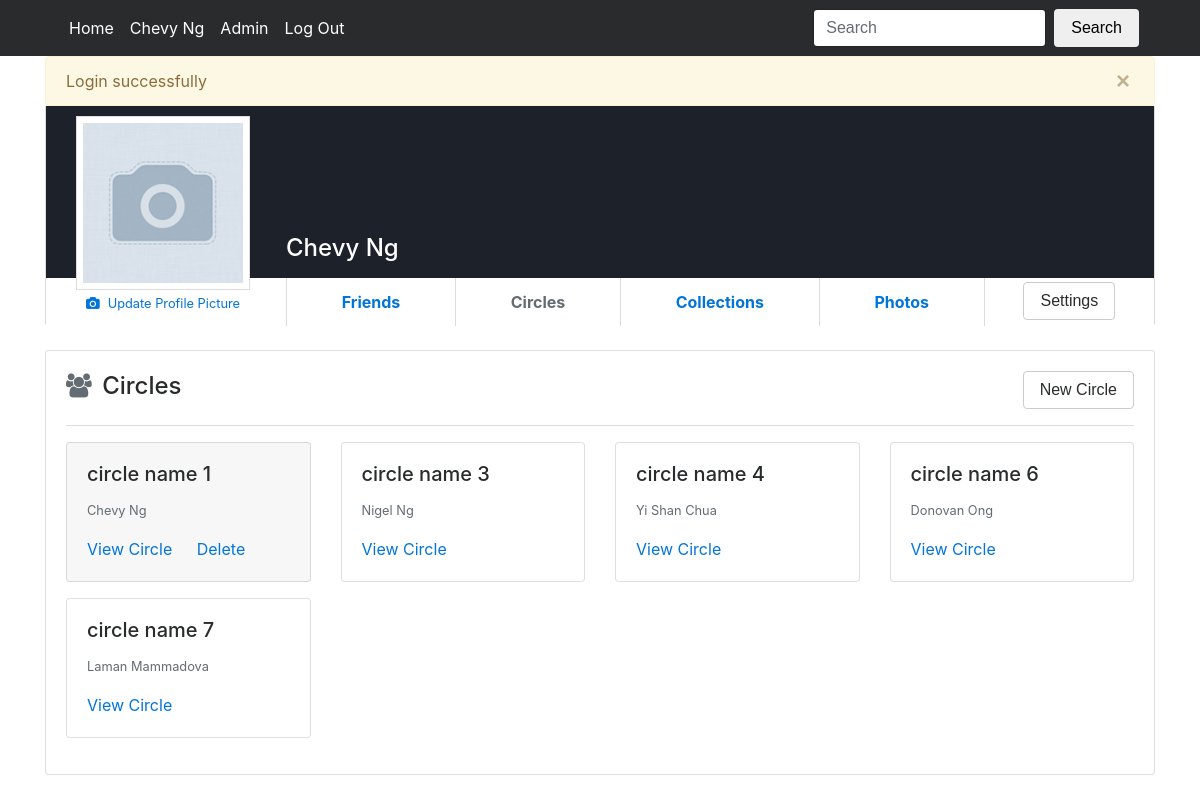
Screenshot of /1/circle (signed in) with the database file from the repository.
### tables this page shows
CREATE TABLE `user` (
	`userID` INT NOT NULL AUTO_INCREMENT,
	`first_name` VARCHAR(255) NOT NULL,
	`last_name` VARCHAR(255) NOT NULL,
	`email` VARCHAR(255) NOT NULL,
	`password` VARCHAR(255) NOT NULL,
	`photo_path` VARCHAR(255) NOT NULL,
	`privacy` TINYINT NOT NULL DEFAULT '1',
	`admin` TINYINT NOT NULL DEFAULT '0',
	`CREATED_AT` TIMESTAMP NOT NULL DEFAULT CURRENT_TIMESTAMP,
	`UPDATED_AT` TIMESTAMP NOT NULL,
	PRIMARY KEY (`userID`),
	UNIQUE (`email`)
);

CREATE TABLE `circle` (
	`circleID` INT NOT NULL AUTO_INCREMENT,
	`userID` INT NOT NULL,
	`name` VARCHAR(255) NOT NULL,
	`CREATED_AT` TIMESTAMP NOT NULL DEFAULT 0,
	`UPDATED_AT` TIMESTAMP on update CURRENT_TIMESTAMP NOT NULL DEFAULT CURRENT_TIMESTAMP,
	PRIMARY KEY (`circleID`),
	FOREIGN KEY (`userID`) REFERENCES `user`(`userID`) ON DELETE CASCADE ON UPDATE CASCADE
);

### application/controller/circle_controller.php (called while the page is built, shortened)
<?php
require_once APP . 'model/user.php';
require_once APP . 'model/circle.php';
class CircleController
{
  function __construct()
  {
    if (isset($_SESSION['current_user'])) {
      $this->current_user = $_SESSION['current_user'];
      $this->current_userID = $_SESSION['current_user']->userID;
    }
  }
  public function user_index($circle_userID)
  {
    $model = new User();
    $user = $model->find_by_id($circle_userID);
    $model = new Circle();
    $circlesAdmin = $model->find_user_circle_admin($circle_userID);
    $circlesMember = $model->find_user_circle_member($circle_userID);
    require APP . 'view/_templates/header.php';
    require APP . 'view/circles/index.php';
    require APP . 'view/_templates/footer.php';
  }
}
?>

### public/index.php (called while the page is built, shortened)
<?php
require APP . 'libs/helper.php';
require APP . 'core/application.php';
$app = new Application();
?>

### application/core/model.php (called while the page is built, shortened)
<?php
class Model
{
  private function openDatabaseConnection()
  {
    $options = array(PDO::ATTR_DEFAULT_FETCH_MODE => PDO::FETCH_OBJ, PDO::ATTR_ERRMODE => PDO::ERRMODE_WARNING);
    $this->db = new PDO(DB_TYPE . ':host=' . DB_HOST . ';dbname=' . DB_NAME . ';charset=' . DB_CHARSET, DB_USER, DB_PASS, $options);
  }
}
?>

### application/model/user.php (called while the page is built, shortened)
<?php
require_once APP . 'core/model.php';
class User extends Model
{
  public function find_by_id($userID)
  {
    $sql = "SELECT first_name, last_name, userID, email, password, privacy, photo_path
            FROM user
            WHERE userID = :userID
            LIMIT 1";
    $query = $this->db->prepare($sql);
    $params = array(':userID' => $userID);
    $query->execute($params);
    return $query->fetch();
  }
}
?>

### application/libs/helper.php (called while the page is built, shortened)
<?php
function user_name($userID)
{
    require_once APP . 'model/user.php';
    $model = new User();
    $user = $model->find_by_id($userID);
    if ($user) {
        return $user->first_name . ' ' . $user->last_name;
    }
    return null;
}
function can_access_user($current_userID, $target_userID)
{
    require_once APP . 'model/user.php';
    return true;
}
function is_admin($current_userID)
{
    require_once APP . 'model/admin.php';
    $model = new Admin();
    return $model->is_admin($current_userID);
}
?>

### application/model/admin.php (called while the page is built, shortened)
<?php
require_once APP . 'core/model.php';
class Admin extends Model
{
  public function is_admin($userID)
  {
    $sql = "SELECT userID
            FROM user
            WHERE userID = :userID AND admin = '1'
            LIMIT 1";
    $query = $this->db->prepare($sql);
    $params = array(':userID' => $userID);
    $query->execute($params);
    return $query->fetch();
  }
}
?>

### application/model/circle.php (called while the page is built, shortened)
<?php
require_once APP . 'core/model.php';
class Circle extends Model
{
  public function find_user_circle_admin($userID)
  {
    $sql = "SELECT *
            FROM circle
            WHERE userID = :userID";
    $query = $this->db->prepare($sql);
    $params = array(':userID' => $userID);
    $query->execute($params);
    return $query->fetchAll();
  }
  public function find_user_circle_member($userID)
  {
    $sql = "SELECT c.*
            FROM circle as c, circleFriends as cf
            WHERE cf.userID = :userID
              AND cf.circleID = c.circleID
              AND c.circleID NOT IN (
                SELECT circleID
                FROM circle
                WHERE userID = :userID
              )";
    $query = $this->db->prepare($sql);
    $params = array(':userID' => $userID);
    $query->execute($params);
    return $query->fetchAll();
  }
}
?>

### application/view/circles/index.php (the view, shortened to what this page needs)
<?php require APP . 'view/users/profile_header.php'; ?>
<div class="card">
  <div class="card-block">
    <div class="row align-items-center">
      <div class="col-10"><h4><i class="fa fa-users mr-1 text-muted" aria-hidden="true"></i> Circles</h4></div>
      <div class="col-2 text-right">
        <?php if ($user->userID == $this->current_userID) { ?>
          <button type="button" class="btn btn-secondary" data-toggle="modal" data-target="#newCircleModal">
            New Circle
          </button>
        <?php } ?>
      </div>
    </div>
    <div class="mt-3 mb-3" style="border-top: 1px solid #DDD;"></div>
    <?php if ( (count($circlesAdmin) + count($circlesMember))  == 0) { ?>
      <p class="pl-1 pr-1 m-0"><?php echo user_name($user->userID) ?> not in any Circle.</p>
    <?php } else { ?>
      <div class="row align-items-top">
        <?php if (count($circlesAdmin) > 0) { ?>
          <?php foreach ($circlesAdmin as $circle) { ?>
            <div class="col-3">
              <div class="card mb-3 bg-faded">
                <div class="card-block">
                  <h5 class="card-title"><?php echo $circle->name ?></h5>
                  <p class="card-text">
                    <small class="text-muted">
                      <?php echo user_name($circle->userID) ?>
                    </small>
                  </p>
                  <a href="<?php echo URL; ?>circle/<?php echo $circle->circleID ?>" class="card-link">View Circle</a>
                  <?php if ($this->current_userID == $circle->userID) { ?>
                    <a href="<?php echo URL; ?>circle/delete?circleID=<?php echo $circle->circleID ?>" class="card-link">Delete</a>
                  <?php } ?>
                </div>
              </div>
            </div>
          <?php } ?>
        <?php } ?>
        <?php if (count($circlesMember) > 0) { ?>
          <?php foreach ($circlesMember as $circle) { ?>
            <div class="col-3">
              <div class="card mb-3">
                <div class="card-block">
                  <h5 class="card-title"><?php echo $circle->name ?></h5>
                  <p class="card-text">
                    <small class="text-muted">
                      <?php echo user_name($circle->userID) ?>
                    </small>
                  </p>
                  <a href="<?php echo URL; ?>circle/<?php echo $circle->circleID ?>" class="card-link">View Circle</a>
                </div>
              </div>
            </div>
          <?php } ?>
        <?php } ?>
      </div>
    <?php } ?>
  </div>
</div>

### application/view/_templates/header.php (shortened to what this page needs)
<!DOCTYPE html>
<html lang="en">
<head>
  <link rel="stylesheet" href="<?php echo URL ?>css/bootstrap.min.css">
  <link rel="stylesheet" href="<?php echo URL ?>fonts/font-awesome/css/font-awesome.min.css">
</head>
<body>
<div class="bg-inverse">
  <div class="container">
  <nav class="navbar navbar-toggleable-md navbar-inverse bg-inverse">
    <div class="collapse navbar-collapse" id="navbarSupportedContent">
      <ul class="navbar-nav mr-auto">
        <li class="nav-item">
          <a class="nav-link active" href="<?php echo URL ?>">Home</a>
        </li>
        <?php if (isset($_SESSION['current_user'])) { ?>
          <li class="nav-item">
            <a class="nav-link active" href="<?php echo URL . $this->current_userID ?>">
              <?php echo $this->current_user->first_name . ' ' . $this->current_user->last_name ?>
            </a>
          </li>
          <?php if (is_admin($this->current_userID)) { ?>
            <li class="nav-item">
              <a class="nav-link active" href="<?php echo URL ?>admin">Admin</a>
            </li>
          <?php } ?>
          <li class="nav-item">
            <a class="nav-link active" href="<?php echo URL ?>logout">Log Out</a>
          </li>
          </ul>
          <?php require APP . 'view/search/form.php' ?>
        <?php } ?>
    </div>
  </nav>
  </div>
</div>
<div class="container pb-5">
<?php if (isset($_SESSION['message'])) { ?>
<div class="alert alert-warning alert-dismissible fade show mb-0" role="alert">
  <button type="button" class="close pl-1 pr-1" style="top:0;right:0;padding:0;" data-dismiss="alert" aria-label="Close">
    <span aria-hidden="true">&times;</span>
  </button>
  <?php echo $_SESSION['message'] ?>
</div>
<?php } ?>

### application/view/users/profile_header.php (shortened to what this page needs)
<div class="row align-items-end mb-4 ml-0 mr-0 rounded-bottom" style="border:1px solid #ddd; border-top:0; height: 220px; background: #1d2129;">
  <div style="position:relative;z-index:1;left:30px;top:10px;" class="small">
    <div style="background:white;padding:6px;border:1px solid #ddd;">
      <img style="width:160px;height:160px;object-fit:cover;" src="<?php echo $user->photo_path ?>" onError="this.src ='<?php echo URL; ?>images/missing.jpg'" />
    </div>
    <?php if($user->userID == $this->current_userID) { ?>
      <form class="text-center" action="<?php echo URL ?>user/upload" method="post" enctype="multipart/form-data">
        <label class="label text-primary" style="cursor: pointer;">
            <i class="fa fa-camera mt-2 mr-2" aria-hidden="true"></i>Update Profile Picture
        </label>
      </form>
    <?php } ?>
  </div>
  <div style="margin-top:-76px;z-index:0;width: 100%">
    <div style="padding-left:240px;width:100%;">
      <h4 class="mb-3" >
        <a style="color:white;" href="<?php echo URL . $user->userID ?>"><?php echo $user->first_name ?> <?php echo $user->last_name ?></a>
      </h4>
    </div>
    <div style="padding-left:240px;width:100%;background:white;">
      <ul class="nav nav-fill" style="border-left: 1px solid #ddd;">
        <li class="nav-item py-1" style="border-right: 1px solid #ddd; font-weight:bold">
          <a class="nav-link <?php echo '' . (!isset($friend_userID) ? : 'text-muted') ?>" href="<?php echo URL . $user->userID ?>/friend">
            Friends
          </a>
        </li>
        <li class="nav-item py-1" style="border-right: 1px solid #ddd; font-weight:bold">
          <a class="nav-link <?php echo '' . (!isset($circle_userID) ? : 'text-muted') ?>" href="<?php echo URL . $user->userID ?>/circle">
            Circles
          </a>
        </li>
        <li class="nav-item py-1" style="border-right: 1px solid #ddd; font-weight:bold">
          <a class="nav-link <?php echo '' . (!isset($collection_userID) ? : 'text-muted') ?>" href="<?php echo URL . $user->userID ?>/collection">
            Collections
          </a>
        </li>
        <li class="nav-item py-1" style="border-right: 1px solid #ddd; font-weight:bold">
          <a class="nav-link <?php echo '' . (!isset($photo_userID) ? : 'text-muted') ?>" href="<?php echo URL . $user->userID ?>/photo">
            Photos
          </a>
        </li>
        <?php require APP . 'view/users/profile_actions.php'; ?>
      </ul>
    </div>
  </div>
</div>

### rows the page displays
user: first_name "Chevy", last_name "Ng"
circle: name "circle name 1", userID.last_name "Chevy Ng"
circle: name "circle name 3", userID.last_name "Nigel Ng"
circle: name "circle name 4", userID.last_name "Yi Shan Chua"
circle: name "circle name 6", userID.last_name "Donovan Ong"
circle: name "circle name 7", userID.last_name "Laman Mammadova"

### other values shown
$_SESSION['message'] "Login successfully"
